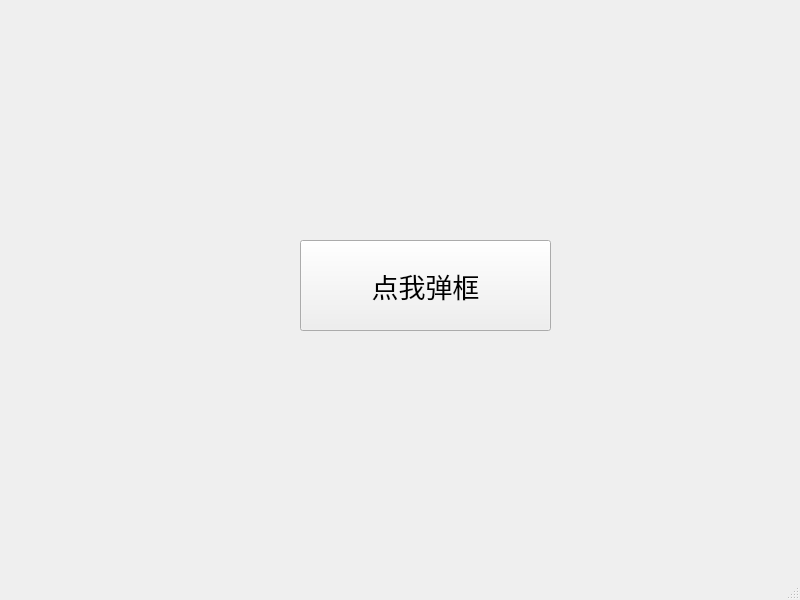
<?xml version="1.0" encoding="UTF-8"?>
<ui version="4.0">
 <class>MainWindow</class>
 <widget class="QMainWindow" name="MainWindow">
  <property name="geometry">
   <rect>
    <x>0</x>
    <y>0</y>
    <width>800</width>
    <height>600</height>
   </rect>
  </property>
  <property name="windowTitle">
   <string>MainWindow</string>
  </property>
  <widget class="QWidget" name="centralwidget">
   <widget class="QPushButton" name="pushButton">
    <property name="geometry">
     <rect>
      <x>300</x>
      <y>240</y>
      <width>251</width>
      <height>91</height>
     </rect>
    </property>
    <property name="font">
     <font>
      <family>AcadEref</family>
      <pointsize>20</pointsize>
     </font>
    </property>
    <property name="text">
     <string>点我弹框</string>
    </property>
   </widget>
  </widget>
  <widget class="QMenuBar" name="menubar">
   <property name="geometry">
    <rect>
     <x>0</x>
     <y>0</y>
     <width>800</width>
     <height>23</height>
    </rect>
   </property>
  </widget>
  <widget class="QStatusBar" name="statusbar"/>
 </widget>
 <resources/>
 <connections>
  <connection>
   <sender>pushButton</sender>
   <signal>clicked()</signal>
   <receiver>MainWindow</receiver>
   <slot>firstPyQt5_button_click()</slot>
   <hints>
    <hint type="sourcelabel">
     <x>440</x>
     <y>332</y>
    </hint>
    <hint type="destinationlabel">
     <x>593</x>
     <y>508</y>
    </hint>
   </hints>
  </connection>
 </connections>
 <slots>
  <slot>firstPyQt5_button_click()</slot>
 </slots>
</ui>
